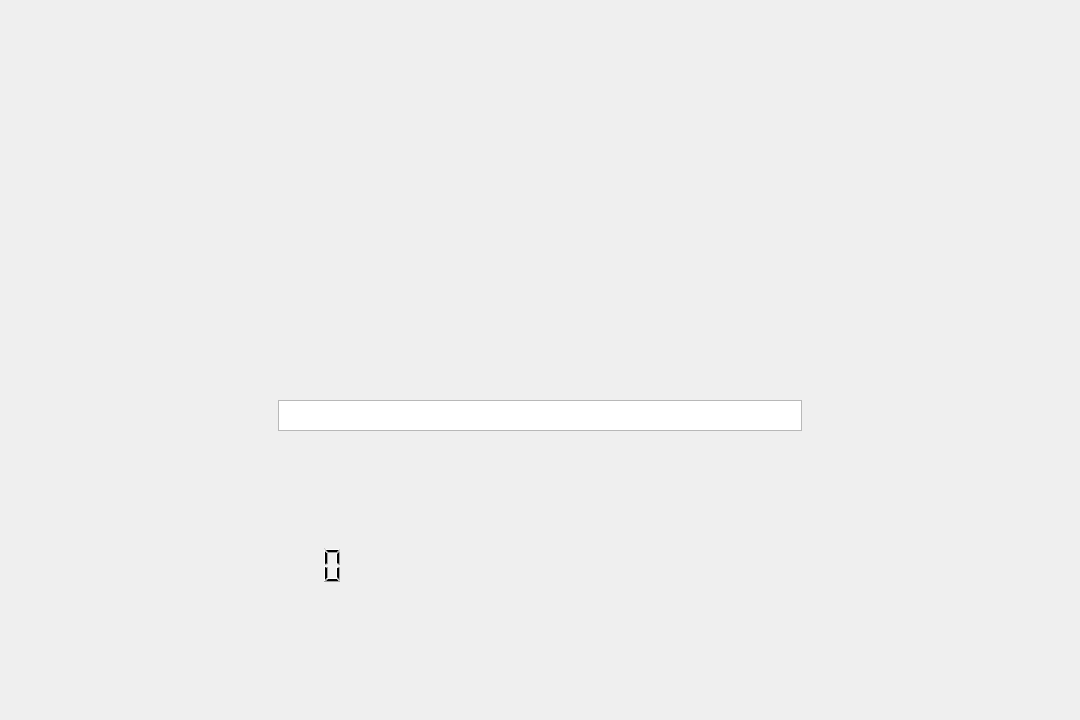
<?xml version="1.0" encoding="UTF-8"?>
<ui version="4.0">
 <class>MainWindow</class>
 <widget class="QMainWindow" name="MainWindow">
  <property name="geometry">
   <rect>
    <x>0</x>
    <y>0</y>
    <width>1080</width>
    <height>720</height>
   </rect>
  </property>
  <property name="minimumSize">
   <size>
    <width>1080</width>
    <height>720</height>
   </size>
  </property>
  <property name="maximumSize">
   <size>
    <width>1080</width>
    <height>720</height>
   </size>
  </property>
  <property name="windowTitle">
   <string>MainWindow</string>
  </property>
  <property name="tabShape">
   <enum>QTabWidget::Rounded</enum>
  </property>
  <widget class="QWidget" name="centralwidget">
   <property name="minimumSize">
    <size>
     <width>1080</width>
     <height>720</height>
    </size>
   </property>
   <property name="maximumSize">
    <size>
     <width>1080</width>
     <height>720</height>
    </size>
   </property>
   <widget class="QLabel" name="label">
    <property name="geometry">
     <rect>
      <x>0</x>
      <y>0</y>
      <width>1080</width>
      <height>720</height>
     </rect>
    </property>
    <property name="minimumSize">
     <size>
      <width>1080</width>
      <height>720</height>
     </size>
    </property>
    <property name="maximumSize">
     <size>
      <width>1080</width>
      <height>720</height>
     </size>
    </property>
    <property name="text">
     <string/>
    </property>
    <property name="pixmap">
     <pixmap>C:/Users/musab/Downloads/2x/Artboard 1 copy 3@2x.png</pixmap>
    </property>
    <property name="scaledContents">
     <bool>true</bool>
    </property>
   </widget>
   <widget class="QLCDNumber" name="refreshCount">
    <property name="geometry">
     <rect>
      <x>263</x>
      <y>530</y>
      <width>81</width>
      <height>71</height>
     </rect>
    </property>
    <property name="autoFillBackground">
     <bool>false</bool>
    </property>
    <property name="lineWidth">
     <number>0</number>
    </property>
    <property name="midLineWidth">
     <number>0</number>
    </property>
    <property name="smallDecimalPoint">
     <bool>false</bool>
    </property>
    <property name="digitCount">
     <number>4</number>
    </property>
    <property name="segmentStyle">
     <enum>QLCDNumber::Filled</enum>
    </property>
    <property name="value" stdset="0">
     <double>0.000000000000000</double>
    </property>
   </widget>
   <widget class="QPushButton" name="start">
    <property name="geometry">
     <rect>
      <x>470</x>
      <y>480</y>
      <width>131</width>
      <height>41</height>
     </rect>
    </property>
    <property name="autoFillBackground">
     <bool>false</bool>
    </property>
    <property name="text">
     <string/>
    </property>
    <property name="autoDefault">
     <bool>false</bool>
    </property>
    <property name="default">
     <bool>false</bool>
    </property>
    <property name="flat">
     <bool>true</bool>
    </property>
   </widget>
   <widget class="QPushButton" name="end">
    <property name="geometry">
     <rect>
      <x>480</x>
      <y>560</y>
      <width>131</width>
      <height>41</height>
     </rect>
    </property>
    <property name="autoFillBackground">
     <bool>false</bool>
    </property>
    <property name="text">
     <string/>
    </property>
    <property name="autoDefault">
     <bool>false</bool>
    </property>
    <property name="default">
     <bool>false</bool>
    </property>
    <property name="flat">
     <bool>true</bool>
    </property>
   </widget>
   <widget class="QPushButton" name="automatic">
    <property name="geometry">
     <rect>
      <x>740</x>
      <y>540</y>
      <width>61</width>
      <height>51</height>
     </rect>
    </property>
    <property name="autoFillBackground">
     <bool>false</bool>
    </property>
    <property name="text">
     <string notr="true"/>
    </property>
    <property name="autoDefault">
     <bool>false</bool>
    </property>
    <property name="default">
     <bool>false</bool>
    </property>
    <property name="flat">
     <bool>true</bool>
    </property>
   </widget>
   <widget class="QPushButton" name="manual">
    <property name="geometry">
     <rect>
      <x>890</x>
      <y>540</y>
      <width>61</width>
      <height>51</height>
     </rect>
    </property>
    <property name="autoFillBackground">
     <bool>false</bool>
    </property>
    <property name="text">
     <string notr="true"/>
    </property>
    <property name="autoDefault">
     <bool>false</bool>
    </property>
    <property name="default">
     <bool>false</bool>
    </property>
    <property name="flat">
     <bool>true</bool>
    </property>
   </widget>
   <widget class="QTextBrowser" name="textBrowser">
    <property name="geometry">
     <rect>
      <x>278</x>
      <y>400</y>
      <width>524</width>
      <height>31</height>
     </rect>
    </property>
   </widget>
   <widget class="QPushButton" name="exit">
    <property name="geometry">
     <rect>
      <x>1010</x>
      <y>16</y>
      <width>31</width>
      <height>31</height>
     </rect>
    </property>
    <property name="autoFillBackground">
     <bool>false</bool>
    </property>
    <property name="text">
     <string notr="true"/>
    </property>
    <property name="autoDefault">
     <bool>false</bool>
    </property>
    <property name="default">
     <bool>false</bool>
    </property>
    <property name="flat">
     <bool>true</bool>
    </property>
   </widget>
   <widget class="QPushButton" name="pause">
    <property name="geometry">
     <rect>
      <x>952</x>
      <y>16</y>
      <width>31</width>
      <height>31</height>
     </rect>
    </property>
    <property name="autoFillBackground">
     <bool>false</bool>
    </property>
    <property name="text">
     <string notr="true"/>
    </property>
    <property name="autoDefault">
     <bool>false</bool>
    </property>
    <property name="default">
     <bool>false</bool>
    </property>
    <property name="flat">
     <bool>true</bool>
    </property>
   </widget>
  </widget>
 </widget>
 <resources/>
 <connections/>
</ui>
